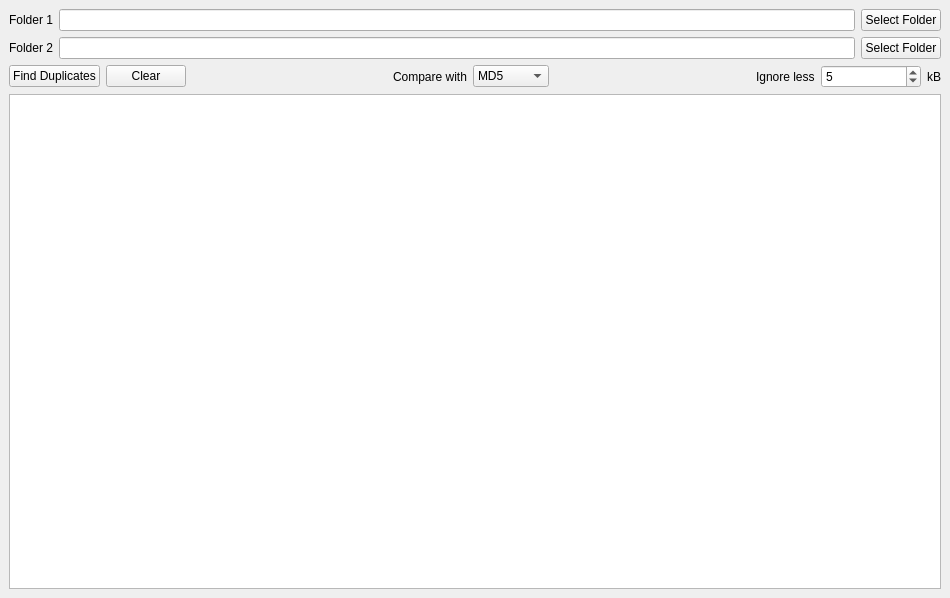
<?xml version="1.0" encoding="UTF-8"?>
<ui version="4.0">
 <class>MainWindow</class>
 <widget class="QMainWindow" name="MainWindow">
  <property name="geometry">
   <rect>
    <x>0</x>
    <y>0</y>
    <width>950</width>
    <height>598</height>
   </rect>
  </property>
  <property name="minimumSize">
   <size>
    <width>500</width>
    <height>500</height>
   </size>
  </property>
  <property name="maximumSize">
   <size>
    <width>1100</width>
    <height>700</height>
   </size>
  </property>
  <property name="windowTitle">
   <string>Duplicat Checker</string>
  </property>
  <widget class="QWidget" name="centralwidget">
   <layout class="QVBoxLayout" name="verticalLayout" stretch="0,0,0,1">
    <item>
     <layout class="QHBoxLayout" name="horizontalLayout">
      <item>
       <widget class="QLabel" name="label">
        <property name="text">
         <string>Folder 1</string>
        </property>
       </widget>
      </item>
      <item>
       <widget class="QLineEdit" name="line_folder1"/>
      </item>
      <item>
       <widget class="QPushButton" name="btn_choseFolder1">
        <property name="text">
         <string>Select Folder</string>
        </property>
       </widget>
      </item>
     </layout>
    </item>
    <item>
     <layout class="QHBoxLayout" name="horizontalLayout_2">
      <item>
       <widget class="QLabel" name="label_2">
        <property name="text">
         <string>Folder 2</string>
        </property>
       </widget>
      </item>
      <item>
       <widget class="QLineEdit" name="line_folder2"/>
      </item>
      <item>
       <widget class="QPushButton" name="btn_choseFolder2">
        <property name="text">
         <string>Select Folder</string>
        </property>
       </widget>
      </item>
     </layout>
    </item>
    <item>
     <layout class="QHBoxLayout" name="horizontalLayout_3">
      <item>
       <widget class="QPushButton" name="btn_findDuplicates">
        <property name="text">
         <string>Find Duplicates</string>
        </property>
       </widget>
      </item>
      <item>
       <widget class="QPushButton" name="btn_clearResult">
        <property name="text">
         <string>Clear</string>
        </property>
       </widget>
      </item>
      <item>
       <spacer name="horizontalSpacer">
        <property name="orientation">
         <enum>Qt::Horizontal</enum>
        </property>
        <property name="sizeHint" stdset="0">
         <size>
          <width>40</width>
          <height>20</height>
         </size>
        </property>
       </spacer>
      </item>
      <item>
       <widget class="QLabel" name="label_5">
        <property name="text">
         <string>Compare with</string>
        </property>
       </widget>
      </item>
      <item>
       <widget class="QComboBox" name="cbb_hashAlgo">
        <item>
         <property name="text">
          <string>MD5</string>
         </property>
        </item>
        <item>
         <property name="text">
          <string>SHA256</string>
         </property>
        </item>
       </widget>
      </item>
      <item>
       <spacer name="horizontalSpacer_2">
        <property name="orientation">
         <enum>Qt::Horizontal</enum>
        </property>
        <property name="sizeHint" stdset="0">
         <size>
          <width>40</width>
          <height>20</height>
         </size>
        </property>
       </spacer>
      </item>
      <item>
       <widget class="QLabel" name="label_3">
        <property name="text">
         <string>Ignore less</string>
        </property>
       </widget>
      </item>
      <item>
       <widget class="QSpinBox" name="sb_ingnoreSize">
        <property name="minimumSize">
         <size>
          <width>100</width>
          <height>0</height>
         </size>
        </property>
        <property name="maximum">
         <number>999999999</number>
        </property>
        <property name="value">
         <number>5</number>
        </property>
       </widget>
      </item>
      <item>
       <widget class="QLabel" name="label_4">
        <property name="text">
         <string>kB</string>
        </property>
       </widget>
      </item>
     </layout>
    </item>
    <item>
     <widget class="QListWidget" name="listw_resultList"/>
    </item>
   </layout>
  </widget>
 </widget>
 <resources/>
 <connections/>
</ui>
